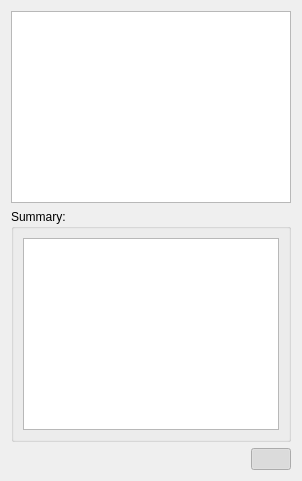
               <widget class="QWidget" name="tab_15">
                <attribute name="title">
                 <string>Resolution steps</string>
                </attribute>
                <layout class="QVBoxLayout" name="verticalLayout_28">
                 <item>
                  <widget class="QTableView" name="lstSubPlots">
                   <property name="dragDropMode">
                    <enum>QAbstractItemView::InternalMove</enum>
                   </property>
                   <property name="selectionBehavior">
                    <enum>QAbstractItemView::SelectRows</enum>
                   </property>
                   <property name="showGrid">
                    <bool>false</bool>
                   </property>
                  </widget>
                 </item>
                 <item>
                  <widget class="QGroupBox" name="grpSubPlotSummary">
                   <property name="title">
                    <string>Summary:</string>
                   </property>
                   <layout class="QVBoxLayout" name="verticalLayout_11">
                    <item>
                     <widget class="textEditView" name="txtSubPlotSummary"/>
                    </item>
                   </layout>
                  </widget>
                 </item>
                 <item>
                  <layout class="QHBoxLayout" name="horizontalLayout_17">
                   <item>
                    <widget class="QPushButton" name="btnAddSubPlot">
                     <property name="text">
                      <string/>
                     </property>
                     <property name="icon">
                      <iconset theme="list-add">
                       <normaloff>../../../../../../../.designer/backup</normaloff>../../../../../../../.designer/backup</iconset>
                     </property>
                     <property name="flat">
                      <bool>true</bool>
                     </property>
                    </widget>
                   </item>
                   <item>
                    <widget class="QPushButton" name="btnRmSubPlot">
                     <property name="text">
                      <string/>
                     </property>
                     <property name="icon">
                      <iconset theme="list-remove">
                       <normaloff>../../../../../../../.designer/backup</normaloff>../../../../../../../.designer/backup</iconset>
                     </property>
                     <property name="flat">
                      <bool>true</bool>
                     </property>
                    </widget>
                   </item>
                   <item>
                    <spacer name="horizontalSpacer_10">
                     <property name="orientation">
                      <enum>Qt::Horizontal</enum>
                     </property>
                     <property name="sizeHint" stdset="0">
                      <size>
                       <width>40</width>
                       <height>20</height>
                      </size>
                     </property>
                    </spacer>
                   </item>
                   <item>
                    <widget class="QPushButton" name="btnShowSubPlotSummary">
                     <property name="text">
                      <string/>
                     </property>
                     <property name="icon">
                      <iconset theme="text-x-generic">
                       <normaloff>../../../../../../../.designer/backup</normaloff>../../../../../../../.designer/backup</iconset>
                     </property>
                     <property name="checkable">
                      <bool>true</bool>
                     </property>
                     <property name="checked">
                      <bool>true</bool>
                     </property>
                     <property name="flat">
                      <bool>true</bool>
                     </property>
                    </widget>
                   </item>
                  </layout>
                 </item>
                </layout>
               </widget>
